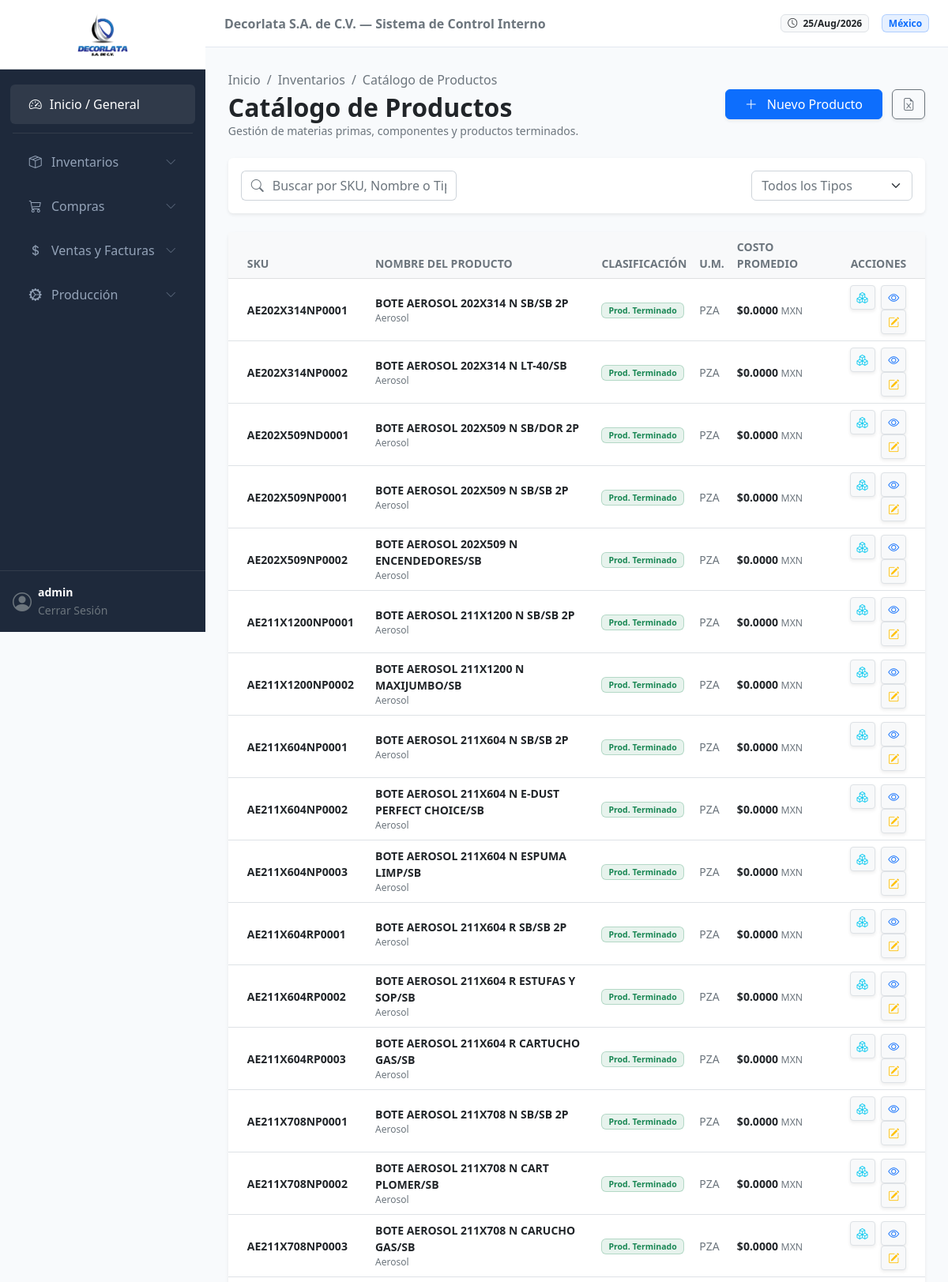
/inventario/catalogo/ (signed in, upper part), run on the app's committed database.
### inventario/models.py (models this page shows, shortened)
class Producto(models.Model):
    MATERIA_PRIMA = 'MP'
    COMPONENTE = 'CP'
    PRODUCTO_TERMINADO = 'PT'
    HOJALATA = 'HL'
    HOJA_LITOGRAFIADA = 'LL'
    PLANTILLA = 'CC'
    TIPO_PRODUCTO_CHOICES = [
        (MATERIA_PRIMA, 'Materia Prima (Materiales de Empaque/Cobre/Bzniz)'),
        (COMPONENTE, 'Componente (Conos/Fondos/Boq./Válvulas)'),
        (PRODUCTO_TERMINADO, 'Bote Terminado (Aerosol,Alcoholero,Pintura)'),
        (HOJALATA, 'Hojalata Plain'),
        (HOJA_LITOGRAFIADA, 'Litografiada / Barnizada'),
        (PLANTILLA, 'Cuerpos Cortados'),
    ]
    nombre = models.CharField(max_length=255)
    sku = models.CharField(max_length=50, unique=True, help_text="Ej: AE-001 (Aerosol) o MP-BAR-EPO (Barniz)")
    descripcion = models.TextField(blank=True, null=True)
    tipo = models.CharField(max_length=2, choices=TIPO_PRODUCTO_CHOICES, default=PRODUCTO_TERMINADO)
    unidad_medida = models.ForeignKey(UnidadMedida, on_delete=models.PROTECT, help_text="Ej: Pza, Kg")
    moneda_base_costo = models.ForeignKey(
        Moneda, on_delete=models.PROTECT, related_name='productos_costo', help_text="Moneda en la que se rastrea el costo promedio"
    )
    moneda_base_venta = models.ForeignKey(
        Moneda, on_delete=models.PROTECT, related_name='productos_venta', help_text="Moneda de referencia para precios de venta"
    )
    costo_promedio_mxn = models.DecimalField(
        max_digits=18, decimal_places=6, default=Decimal('0.000000'), help_text="Costo promedio unitario en MXN para contabilidad"
    )
    class Meta:
        verbose_name = "Producto"
        verbose_name_plural = "Catálogo de Productos"

class UnidadMedida(models.Model):
    codigo = models.CharField(max_length=10, unique=True)
    nombre = models.CharField(max_length=50)
    class Meta:
        verbose_name = "Unidad de Medida"
        verbose_name_plural = "Unidades de Medida"

### inventario/views.py (the view)
# urls.py: path('catalogo/', views.catalogo_view, name='catalogo'),
@login_required
def catalogo_view(request):
    productos = Producto.objects.all().order_by('sku')
    query = request.GET.get('q', '').strip()
    tipo_filtro = request.GET.get('tipo', '').strip()
    if query:
        productos = productos.filter(
            Q(sku__icontains=query) | Q(nombre__icontains=query)
        )
    if tipo_filtro:
        productos = productos.filter(tipo=tipo_filtro)
    if request.headers.get('HX-Request'):
        return render(request, 'inventario/partials/_tabla_productos.html', {'productos': productos})
    return render(request, 'inventario/catalogo.html', {
        'productos': productos,
        'query': query,
        'tipo_filtro': tipo_filtro
    })

### inventario/templates/inventario/catalogo.html (shortened to what this page needs)
{% extends 'general/base.html' %}
{% load static %}
{% block content %}
<div class="d-flex justify-content-between align-items-center mb-4 flex-wrap gap-3">
    <div>
        <nav aria-label="breadcrumb">
            <ol class="breadcrumb mb-1 small">
                <li class="breadcrumb-item"><a href="{% url 'general:dashboard' %}" class="text-decoration-none text-muted">Inicio</a></li>
                <li class="breadcrumb-item"><a href="#" class="text-decoration-none text-muted">Inventarios</a></li>
                <li class="breadcrumb-item active" aria-current="page">Catálogo de Productos</li>
            </ol>
        </nav>
        <h2 class="fw-bold text-dark mb-0">Catálogo de Productos</h2>
        <p class="text-muted mb-0 small">Gestión de materias primas, componentes y productos terminados.</p>
    </div>
    <div>
        {% if perms.inventario.add_producto %}
        <button class="btn btn-primary px-4 shadow-sm"
                hx-get="{% url 'inventario:producto_crear' %}"
                hx-target="#offcanvas-content"
                data-bs-toggle="offcanvas"
                data-bs-target="#offcanvasProducto">
            <i class="bi bi-plus-lg me-2"></i> Nuevo Producto
        </button>
        {% endif %}
        <button class="btn btn-outline-secondary shadow-sm ms-2" title="Exportar a Excel">
            <i class="bi bi-file-earmark-excel"></i>
        </button>
    </div>
</div>
<div class="card border-0 shadow-sm mb-4">
    <div class="card-body p-3">
        <div class="row g-3 align-items-center">
            <div class="col-12 col-md-6 col-lg-4">
                <div class="input-group">
                    <span class="input-group-text bg-white border-end-0 text-muted"><i class="bi bi-search"></i></span>
                    <input type="text"
                        value="{{ query }}"
                        class="form-control border-start-0 ps-0"
                        placeholder="Buscar por SKU, Nombre o Tipo..."
                        name="q"
                        hx-get="{% url 'inventario:catalogo' %}"
                        hx-trigger="keyup changed delay:400ms, search"
                        hx-target="#tabla-productos-container"
                        hx-indicator="#loading-indicator"
                        hx-include="[name='tipo']">
                </div>
            </div>
            <div class="col-12 col-md-6 col-lg-8 d-flex justify-content-md-end gap-2">
                <select class="form-select w-auto text-muted small" name="tipo"
                        hx-get="{% url 'inventario:catalogo' %}"
                        hx-trigger="change"
                        hx-target="#tabla-productos-container"
                        hx-include="[name='q']">
                    <option value="">Todos los Tipos</option>
                </select>
            </div>
        </div>
    </div>
</div>
<div id="tabla-productos-container">
    {% include 'inventario/partials/_tabla_productos.html' %}
</div>
{% endblock %}

### general/templates/general/base.html (shortened to what this page needs)
{% load static %}
<!DOCTYPE html>
<html lang="es">
<head>
    <link href="https://cdn.jsdelivr.net/npm/bootstrap@5.2.3/dist/css/bootstrap.min.css" rel="stylesheet">
    <link rel="stylesheet" href="https://cdn.jsdelivr.net/npm/bootstrap-icons@1.10.5/font/bootstrap-icons.css">
</head>
<body hx-headers='{"X-CSRFToken": "{{ csrf_token }}"}'>
    <nav class="sidebar d-flex flex-column" id="sidebarMenu">
        <div class="p-3 text-center border-bottom border-secondary border-opacity-25 bg-white">
            <img src="{% static 'general/img/logo_decorlata.png' %}" alt="Decorlata" class="img-fluid" style="max-height: 55px; width: auto;">
        </div>
        <div class="nav flex-column mt-3 flex-grow-1">
            <a href="{% url 'general:dashboard' %}" class="nav-link active">
                <i class="bi bi-speedometer2"></i> Inicio / General
            </a>
            <hr class="text-secondary mx-3 my-2 opacity-25">
            <a href="#submenuInventario" data-bs-toggle="collapse" class="nav-link d-flex justify-content-between align-items-center" aria-expanded="false">
                <span><i class="bi bi-box-seam me-2"></i> Inventarios</span>
                <i class="bi bi-chevron-down small opacity-50"></i>
            </a>
            <a href="#submenuCompras" data-bs-toggle="collapse" class="nav-link d-flex justify-content-between align-items-center" aria-expanded="false">
                <span><i class="bi bi-cart3 me-2"></i> Compras</span>
                <i class="bi bi-chevron-down small opacity-50"></i>
            </a>
            <a href="#submenuVentas" data-bs-toggle="collapse" class="nav-link d-flex justify-content-between align-items-center" aria-expanded="false">
                <span><i class="bi bi-currency-dollar me-2"></i> Ventas y Facturas</span>
                <i class="bi bi-chevron-down small opacity-50"></i>
            </a>
            <a href="#submenuProduccion" data-bs-toggle="collapse" class="nav-link d-flex justify-content-between align-items-center" aria-expanded="false">
                <span><i class="bi bi-gear-wide-connected me-2"></i> Producción</span>
                <i class="bi bi-chevron-down small opacity-50"></i>
            </a>
        </div>
        <div class="p-3 border-top border-secondary border-opacity-25">
            <div class="d-flex align-items-center text-white">
                <i class="bi bi-person-circle fs-4 me-2 text-muted"></i>
                <div class="overflow-hidden">
                    <p class="mb-0 small fw-bold text-truncate">{{ user.username }}</p>
                    <a href="/admin/logout/" class="text-decoration-none text-muted small">Cerrar Sesión</a>
                </div>
            </div>
        </div>
    </nav>
    <div class="main-wrapper">
        <header class="top-navbar d-flex align-items-center justify-content-between px-4">
            <div class="d-flex align-items-center gap-3">
                <span class="text-secondary fw-semibold d-none d-lg-inline">Decorlata S.A. de C.V. — Sistema de Control Interno</span>
            </div>
            <div class="ms-auto d-flex align-items-center gap-3">
                <span class="badge bg-light text-dark border"><i class="bi bi-clock me-1"></i> {% now "d/M/Y" %}</span>
                <span class="badge bg-primary bg-opacity-10 text-primary border border-primary border-opacity-25">México</span>
            </div>
        </header>
        <main class="content-container" id="main-content">
            {% block content %}{% endblock %}
        </main>
    </div>
</body>
</html>

### inventario/templates/inventario/partials/_tabla_productos.html (shortened to what this page needs)
<div class="card border-0 shadow-sm">
    <div class="card-body p-0">
        <div class="table-responsive">
            <table class="table table-hover align-middle mb-0">
                <thead class="table-light text-muted small text-uppercase">
                    <tr>
                        <th class="ps-4">SKU</th>
                        <th>Nombre del Producto</th>
                        <th>Clasificación</th>
                        <th>U.M.</th>
                        <th>Costo Promedio</th>
                        <th class="text-end pe-4">Acciones</th>
                    </tr>
                </thead>
                <tbody class="text-secondary small">
                    {% for producto in productos %}
                    <tr>
                        <td class="ps-4 fw-bold text-dark">{{ producto.sku }}</td>
                        <td>
                            <div class="d-flex flex-column">
                                <span class="fw-semibold text-dark">{{ producto.nombre }}</span>
                                <span class="text-muted" style="font-size: 0.75rem;">{{ producto.descripcion|truncatechars:45|default:"Sin descripción" }}</span>
                            </div>
                        </td>
                        <td>
                            {% if producto.tipo == 'MP' %}
                                <span class="badge bg-primary bg-opacity-10 text-primary border border-primary border-opacity-25 px-2 py-1">Materia Prima</span>
                            {% elif producto.tipo == 'CP' %}
                                <span class="badge bg-secondary bg-opacity-10 text-secondary border border-secondary border-opacity-25 px-2 py-1">Componente</span>
                            {% else %}
                                <span class="badge bg-success bg-opacity-10 text-success border border-success border-opacity-25 px-2 py-1">Prod. Terminado</span>
                            {% endif %}
                        </td>
                        <td>{{ producto.unidad_medida.codigo }}</td>
                        <td>
                            <span class="fw-semibold text-dark">${{ producto.costo_promedio_mxn|floatformat:4 }}</span>
                            <small class="text-muted">MXN</small>
                        </td>
                        <td class="text-end pe-4">
                            <button class="btn btn-sm btn-light text-info border shadow-sm"
                                    hx-get="{% url 'inventario:producto_stock' producto.id %}"
                                    hx-target="#modal-stock-container"
                                    title="Ver Existencias por Almacén">
                                <i class="bi bi-boxes"></i>
                            </button>
                            <button class="btn btn-sm btn-light text-primary border shadow-sm ms-1"
                                    hx-get="{% url 'inventario:producto_detalle' producto.id %}"
                                    hx-target="#offcanvas-content"
                                    data-bs-toggle="offcanvas"
                                    data-bs-target="#offcanvasProducto"
                                    title="Ver Detalles">
                                <i class="bi bi-eye"></i>
                            </button>
                            {% if perms.inventario.change_producto %}
                            <button class="btn btn-sm btn-light text-warning border shadow-sm ms-1"
                                    hx-get="{% url 'inventario:producto_editar' producto.id %}"
                                    hx-target="#offcanvas-content"
                                    data-bs-toggle="offcanvas"
                                    data-bs-target="#offcanvasProducto"
                                    title="Editar Producto">
                                <i class="bi bi-pencil-square"></i>
                            </button>
                            {% endif %}
                        </td>
                    </tr>
                    {% endfor %}
                </tbody>
            </table>
        </div>
    </div>
</div>

### general/templates/general/base.html (style rules this page uses)
:root { --sidebar-width: 260px; --primary-dark: #1e293b; --bg-light: #f8fafc; }
body { background-color: var(--bg-light); font-family: system-ui, -apple-system, sans-serif; overflow-x: hidden; }
.sidebar { width: var(--sidebar-width); height: 100vh; position: fixed; top: 0; left: 0; background-color: var(--primary-dark); z-index: 1000; transition: all 0.3s; }
.sidebar .nav-link { color: #94a3b8; padding: 0.8rem 1.5rem; display: flex; align-items: center; gap: 10px; border-radius: 0.375rem; margin: 0.2rem 0.8rem; }
.sidebar .nav-link:hover, .sidebar .nav-link.active { color: #fff; background-color: rgba(255, 255, 255, 0.08); }
.main-wrapper { margin-left: var(--sidebar-width); min-height: 100vh; display: flex; flex-direction: column; }
.top-navbar { background-color: #fff; border-bottom: 1px solid #e2e8f0; height: 60px; }
.content-container { padding: 1.8rem; flex-grow: 1; }

### data on the page
Producto: sku "AE202X314NP0001", nombre "BOTE AEROSOL 202X314 N SB/SB 2P", descripcion "Aerosol", tipo "Prod. Terminado", unidad_medida.codigo "PZA", costo_promedio_mxn "0.0000"
Producto: sku "AE202X314NP0002", nombre "BOTE AEROSOL 202X314 N LT-40/SB", descripcion "Aerosol", tipo "Prod. Terminado", unidad_medida.codigo "PZA", costo_promedio_mxn "0.0000"
Producto: sku "AE202X509ND0001", nombre "BOTE AEROSOL 202X509 N SB/DOR 2P", descripcion "Aerosol", tipo "Prod. Terminado", unidad_medida.codigo "PZA", costo_promedio_mxn "0.0000"
Producto: sku "AE202X509NP0001", nombre "BOTE AEROSOL 202X509 N SB/SB 2P", descripcion "Aerosol", tipo "Prod. Terminado", unidad_medida.codigo "PZA", costo_promedio_mxn "0.0000"
Producto: sku "AE202X509NP0002", nombre "BOTE AEROSOL 202X509 N ENCENDEDORES/SB", descripcion "Aerosol", tipo "Prod. Terminado", unidad_medida.codigo "PZA", costo_promedio_mxn "0.0000"
Producto: sku "AE211X1200NP0001", nombre "BOTE AEROSOL 211X1200 N SB/SB 2P", descripcion "Aerosol", tipo "Prod. Terminado", unidad_medida.codigo "PZA", costo_promedio_mxn "0.0000"
Producto: sku "AE211X1200NP0002", nombre "BOTE AEROSOL 211X1200 N MAXIJUMBO/SB", descripcion "Aerosol", tipo "Prod. Terminado", unidad_medida.codigo "PZA", costo_promedio_mxn "0.0000"
Producto: sku "AE211X604NP0001", nombre "BOTE AEROSOL 211X604 N SB/SB 2P", descripcion "Aerosol", tipo "Prod. Terminado", unidad_medida.codigo "PZA", costo_promedio_mxn "0.0000"
Producto: sku "AE211X604NP0002", nombre "BOTE AEROSOL 211X604 N E-DUST PERFECT CHOICE/SB", descripcion "Aerosol", tipo "Prod. Terminado", unidad_medida.codigo "PZA", costo_promedio_mxn "0.0000"
Producto: sku "AE211X604NP0003", nombre "BOTE AEROSOL 211X604 N ESPUMA LIMP/SB", descripcion "Aerosol", tipo "Prod. Terminado", unidad_medida.codigo "PZA", costo_promedio_mxn "0.0000"
Producto: sku "AE211X604RP0001", nombre "BOTE AEROSOL 211X604 R SB/SB 2P", descripcion "Aerosol", tipo "Prod. Terminado", unidad_medida.codigo "PZA", costo_promedio_mxn "0.0000"
Producto: sku "AE211X604RP0002", nombre "BOTE AEROSOL 211X604 R ESTUFAS Y SOP/SB", descripcion "Aerosol", tipo "Prod. Terminado", unidad_medida.codigo "PZA", costo_promedio_mxn "0.0000"
Producto: sku "AE211X604RP0003", nombre "BOTE AEROSOL 211X604 R CARTUCHO GAS/SB", descripcion "Aerosol", tipo "Prod. Terminado", unidad_medida.codigo "PZA", costo_promedio_mxn "0.0000"
Producto: sku "AE211X708NP0001", nombre "BOTE AEROSOL 211X708 N SB/SB 2P", descripcion "Aerosol", tipo "Prod. Terminado", unidad_medida.codigo "PZA", costo_promedio_mxn "0.0000"
Producto: sku "AE211X708NP0002", nombre "BOTE AEROSOL 211X708 N CART PLOMER/SB", descripcion "Aerosol", tipo "Prod. Terminado", unidad_medida.codigo "PZA", costo_promedio_mxn "0.0000"
Producto: sku "AE211X708NP0003", nombre "BOTE AEROSOL 211X708 N CARUCHO GAS/SB", descripcion "Aerosol", tipo "Prod. Terminado", unidad_medida.codigo "PZA", costo_promedio_mxn "0.0000"

### other printed values
{{ user.username }} "admin"
